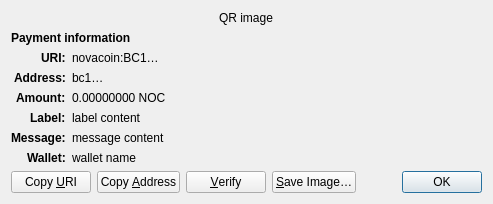
<?xml version="1.0" encoding="UTF-8"?>
<ui version="4.0">
 <class>ReceiveRequestDialog</class>
 <widget class="QDialog" name="ReceiveRequestDialog">
  <property name="geometry">
   <rect>
    <x>0</x>
    <y>0</y>
    <width>413</width>
    <height>229</height>
   </rect>
  </property>
  <property name="windowTitle">
   <string>Request payment to …</string>
  </property>
  <layout class="QGridLayout" name="gridLayout" columnstretch="0,1">
   <property name="sizeConstraint">
    <enum>QLayout::SetFixedSize</enum>
   </property>
   <item row="0" column="0" colspan="2" alignment="Qt::AlignHCenter">
    <widget class="QRImageWidget" name="qr_code">
     <property name="text">
      <string notr="true">QR image</string>
     </property>
     <property name="textInteractionFlags">
      <set>Qt::NoTextInteraction</set>
     </property>
    </widget>
   </item>
   <item row="1" column="0" colspan="2">
    <widget class="QLabel" name="payment_header">
     <property name="font">
      <font>
       <weight>75</weight>
       <bold>true</bold>
      </font>
     </property>
     <property name="text">
      <string>Payment information</string>
     </property>
     <property name="textInteractionFlags">
      <set>Qt::NoTextInteraction</set>
     </property>
    </widget>
   </item>
   <item row="2" column="0" alignment="Qt::AlignRight|Qt::AlignTop">
    <widget class="QLabel" name="uri_tag">
     <property name="font">
      <font>
       <weight>75</weight>
       <bold>true</bold>
      </font>
     </property>
     <property name="text">
      <string notr="true">URI:</string>
     </property>
     <property name="textFormat">
      <enum>Qt::PlainText</enum>
     </property>
     <property name="textInteractionFlags">
      <set>Qt::NoTextInteraction</set>
     </property>
    </widget>
   </item>
   <item row="2" column="1" alignment="Qt::AlignTop">
    <widget class="QLabel" name="uri_content">
     <property name="text">
      <string notr="true">novacoin:BC1…</string>
     </property>
     <property name="textFormat">
      <enum>Qt::RichText</enum>
     </property>
     <property name="wordWrap">
      <bool>true</bool>
     </property>
     <property name="textInteractionFlags">
      <set>Qt::TextSelectableByMouse</set>
     </property>
    </widget>
   </item>
   <item row="3" column="0" alignment="Qt::AlignRight|Qt::AlignTop">
    <widget class="QLabel" name="address_tag">
     <property name="font">
      <font>
       <weight>75</weight>
       <bold>true</bold>
      </font>
     </property>
     <property name="text">
      <string>Address:</string>
     </property>
     <property name="textInteractionFlags">
      <set>Qt::NoTextInteraction</set>
     </property>
    </widget>
   </item>
   <item row="3" column="1" alignment="Qt::AlignTop">
    <widget class="QLabel" name="address_content">
     <property name="text">
      <string notr="true">bc1…</string>
     </property>
     <property name="textFormat">
      <enum>Qt::PlainText</enum>
     </property>
     <property name="textInteractionFlags">
      <set>Qt::TextSelectableByMouse</set>
     </property>
    </widget>
   </item>
   <item row="4" column="0" alignment="Qt::AlignRight|Qt::AlignTop">
    <widget class="QLabel" name="amount_tag">
     <property name="font">
      <font>
       <weight>75</weight>
       <bold>true</bold>
      </font>
     </property>
     <property name="text">
      <string>Amount:</string>
     </property>
     <property name="textInteractionFlags">
      <set>Qt::NoTextInteraction</set>
     </property>
    </widget>
   </item>
   <item row="4" column="1" alignment="Qt::AlignTop">
    <widget class="QLabel" name="amount_content">
     <property name="text">
      <string notr="true">0.00000000 NOC</string>
     </property>
     <property name="textFormat">
      <enum>Qt::PlainText</enum>
     </property>
     <property name="textInteractionFlags">
      <set>Qt::TextSelectableByMouse</set>
     </property>
    </widget>
   </item>
   <item row="5" column="0" alignment="Qt::AlignRight|Qt::AlignTop">
    <widget class="QLabel" name="label_tag">
     <property name="font">
      <font>
       <weight>75</weight>
       <bold>true</bold>
      </font>
     </property>
     <property name="text">
      <string>Label:</string>
     </property>
     <property name="textInteractionFlags">
      <set>Qt::NoTextInteraction</set>
     </property>
    </widget>
   </item>
   <item row="5" column="1" alignment="Qt::AlignTop">
    <widget class="QLabel" name="label_content">
     <property name="text">
      <string notr="true">label content</string>
     </property>
     <property name="textFormat">
      <enum>Qt::PlainText</enum>
     </property>
     <property name="wordWrap">
      <bool>true</bool>
     </property>
     <property name="textInteractionFlags">
      <set>Qt::TextSelectableByMouse</set>
     </property>
    </widget>
   </item>
   <item row="6" column="0" alignment="Qt::AlignRight|Qt::AlignTop">
    <widget class="QLabel" name="message_tag">
     <property name="font">
      <font>
       <weight>75</weight>
       <bold>true</bold>
      </font>
     </property>
     <property name="text">
      <string>Message:</string>
     </property>
     <property name="textInteractionFlags">
      <set>Qt::NoTextInteraction</set>
     </property>
    </widget>
   </item>
   <item row="6" column="1" alignment="Qt::AlignTop">
    <widget class="QLabel" name="message_content">
     <property name="text">
      <string notr="true">message content</string>
     </property>
     <property name="textFormat">
      <enum>Qt::PlainText</enum>
     </property>
     <property name="wordWrap">
      <bool>true</bool>
     </property>
     <property name="textInteractionFlags">
      <set>Qt::TextSelectableByMouse</set>
     </property>
    </widget>
   </item>
   <item row="7" column="0" alignment="Qt::AlignRight|Qt::AlignTop">
    <widget class="QLabel" name="wallet_tag">
     <property name="font">
      <font>
       <weight>75</weight>
       <bold>true</bold>
      </font>
     </property>
     <property name="text">
      <string>Wallet:</string>
     </property>
     <property name="textInteractionFlags">
      <set>Qt::NoTextInteraction</set>
     </property>
    </widget>
   </item>
   <item row="7" column="1" alignment="Qt::AlignTop">
    <widget class="QLabel" name="wallet_content">
     <property name="text">
      <string notr="true">wallet name</string>
     </property>
     <property name="textFormat">
      <enum>Qt::PlainText</enum>
     </property>
     <property name="wordWrap">
      <bool>true</bool>
     </property>
     <property name="textInteractionFlags">
      <set>Qt::TextSelectableByMouse</set>
     </property>
    </widget>
   </item>
   <item row="8" column="0" colspan="2">
    <layout class="QHBoxLayout" name="horizontalLayout">
     <item>
      <widget class="QPushButton" name="btnCopyURI">
       <property name="text">
        <string>Copy &amp;URI</string>
       </property>
       <property name="autoDefault">
        <bool>false</bool>
       </property>
      </widget>
     </item>
     <item>
      <widget class="QPushButton" name="btnCopyAddress">
       <property name="text">
        <string>Copy &amp;Address</string>
       </property>
       <property name="autoDefault">
        <bool>false</bool>
       </property>
      </widget>
     </item>
     <item>
      <widget class="QPushButton" name="btnVerify">
       <property name="text">
        <string>&amp;Verify</string>
       </property>
       <property name="toolTip">
        <string>Verify this address on e.g. a hardware wallet screen</string>
       </property>
       <property name="autoDefault">
        <bool>false</bool>
       </property>
      </widget>
     </item>
     <item>
      <widget class="QPushButton" name="btnSaveAs">
       <property name="text">
        <string>&amp;Save Image…</string>
       </property>
       <property name="autoDefault">
        <bool>false</bool>
       </property>
      </widget>
     </item>
     <item>
      <spacer name="horizontalSpacer_2">
       <property name="orientation">
        <enum>Qt::Horizontal</enum>
       </property>
       <property name="sizeHint" stdset="0">
        <size>
         <width>40</width>
         <height>20</height>
        </size>
       </property>
      </spacer>
     </item>
     <item>
      <widget class="QDialogButtonBox" name="buttonBox">
       <property name="focusPolicy">
        <enum>Qt::StrongFocus</enum>
       </property>
       <property name="standardButtons">
        <set>QDialogButtonBox::Ok</set>
       </property>
      </widget>
     </item>
    </layout>
   </item>
  </layout>
 </widget>
 <customwidgets>
  <customwidget>
   <class>QRImageWidget</class>
   <extends>QLabel</extends>
   <header>qt/qrimagewidget.h</header>
  </customwidget>
 </customwidgets>
 <tabstops>
  <tabstop>buttonBox</tabstop>
  <tabstop>btnCopyURI</tabstop>
  <tabstop>btnCopyAddress</tabstop>
  <tabstop>btnSaveAs</tabstop>
 </tabstops>
 <resources/>
 <connections>
  <connection>
   <sender>buttonBox</sender>
   <signal>accepted()</signal>
   <receiver>ReceiveRequestDialog</receiver>
   <slot>accept()</slot>
   <hints>
    <hint type="sourcelabel">
     <x>135</x>
     <y>230</y>
    </hint>
    <hint type="destinationlabel">
     <x>135</x>
     <y>126</y>
    </hint>
   </hints>
  </connection>
 </connections>
</ui>
